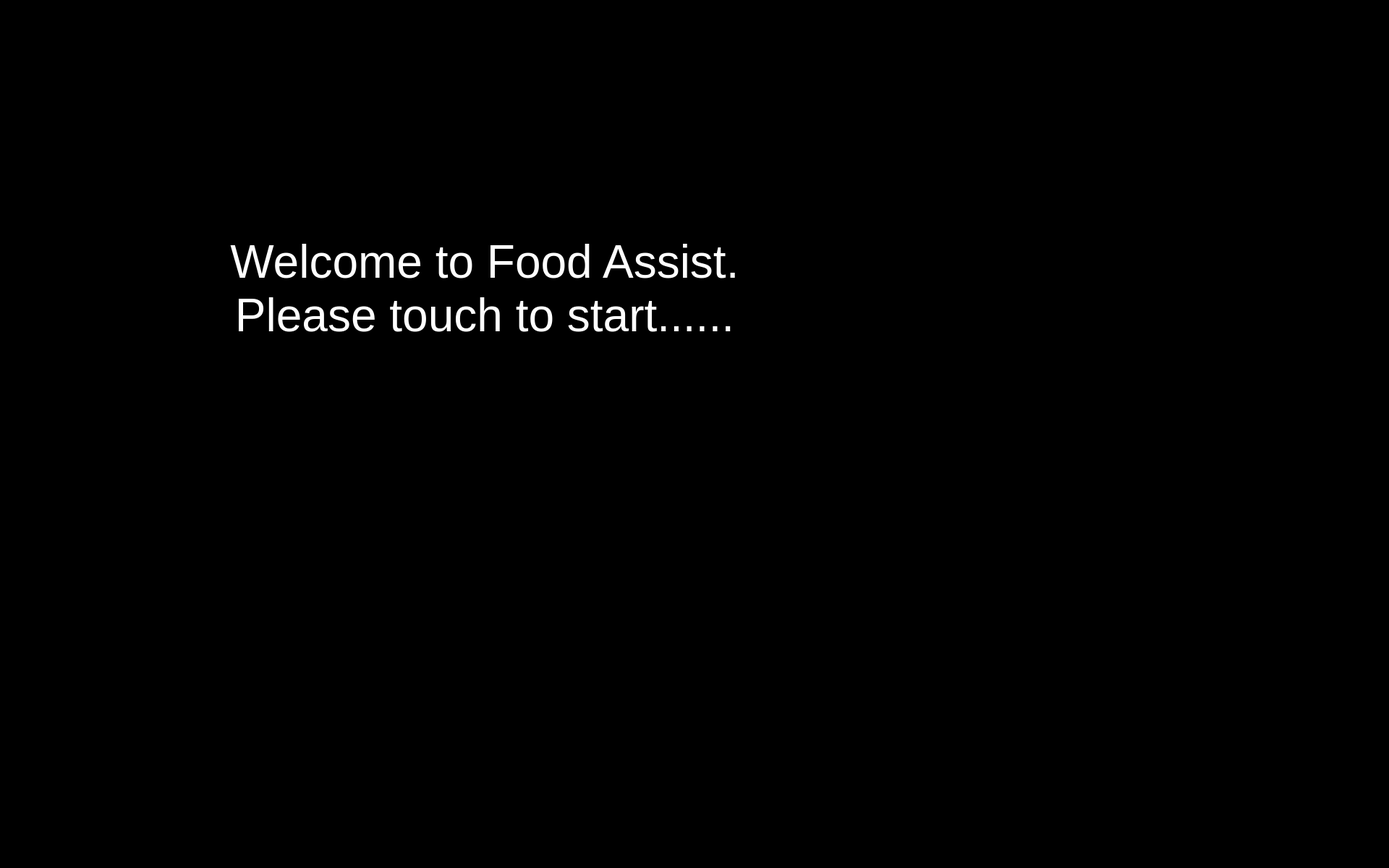
<?xml version="1.0" encoding="UTF-8"?>
<ui version="4.0">
 <class>FoodAssist</class>
 <widget class="QWidget" name="FoodAssist">
  <property name="windowModality">
   <enum>Qt::WindowModal</enum>
  </property>
  <property name="enabled">
   <bool>true</bool>
  </property>
  <property name="geometry">
   <rect>
    <x>0</x>
    <y>0</y>
    <width>1920</width>
    <height>1200</height>
   </rect>
  </property>
  <property name="sizePolicy">
   <sizepolicy hsizetype="Preferred" vsizetype="Preferred">
    <horstretch>0</horstretch>
    <verstretch>0</verstretch>
   </sizepolicy>
  </property>
  <property name="minimumSize">
   <size>
    <width>0</width>
    <height>0</height>
   </size>
  </property>
  <property name="maximumSize">
   <size>
    <width>1920</width>
    <height>1200</height>
   </size>
  </property>
  <property name="windowTitle">
   <string>Food Assist</string>
  </property>
  <property name="windowOpacity">
   <double>1.000000000000000</double>
  </property>
  <property name="styleSheet">
   <string notr="true">background-color: rgb(0, 0, 0);</string>
  </property>
  <widget class="QPushButton" name="start_button">
   <property name="enabled">
    <bool>true</bool>
   </property>
   <property name="geometry">
    <rect>
     <x>1450</x>
     <y>830</y>
     <width>200</width>
     <height>200</height>
    </rect>
   </property>
   <property name="sizePolicy">
    <sizepolicy hsizetype="Preferred" vsizetype="Preferred">
     <horstretch>0</horstretch>
     <verstretch>0</verstretch>
    </sizepolicy>
   </property>
   <property name="minimumSize">
    <size>
     <width>150</width>
     <height>150</height>
    </size>
   </property>
   <property name="maximumSize">
    <size>
     <width>200</width>
     <height>200</height>
    </size>
   </property>
   <property name="cursor">
    <cursorShape>OpenHandCursor</cursorShape>
   </property>
   <property name="focusPolicy">
    <enum>Qt::WheelFocus</enum>
   </property>
   <property name="contextMenuPolicy">
    <enum>Qt::DefaultContextMenu</enum>
   </property>
   <property name="icon">
    <iconset resource="resources/res.qrc">
     <normaloff>:/buttons/Button Start.svg</normaloff>:/buttons/Button Start.svg</iconset>
   </property>
   <property name="iconSize">
    <size>
     <width>200</width>
     <height>200</height>
    </size>
   </property>
   <property name="autoDefault">
    <bool>false</bool>
   </property>
   <property name="default">
    <bool>false</bool>
   </property>
   <property name="flat">
    <bool>true</bool>
   </property>
  </widget>
  <widget class="QWidget" name="verticalLayoutWidget">
   <property name="geometry">
    <rect>
     <x>170</x>
     <y>220</y>
     <width>1021</width>
     <height>361</height>
    </rect>
   </property>
   <layout class="QVBoxLayout" name="verticalLayout">
    <property name="sizeConstraint">
     <enum>QLayout::SetNoConstraint</enum>
    </property>
    <item>
     <widget class="QLabel" name="start_label">
      <property name="enabled">
       <bool>true</bool>
      </property>
      <property name="sizePolicy">
       <sizepolicy hsizetype="Preferred" vsizetype="Preferred">
        <horstretch>0</horstretch>
        <verstretch>0</verstretch>
       </sizepolicy>
      </property>
      <property name="minimumSize">
       <size>
        <width>510</width>
        <height>310</height>
       </size>
      </property>
      <property name="maximumSize">
       <size>
        <width>1000</width>
        <height>1000</height>
       </size>
      </property>
      <property name="font">
       <font>
        <pointsize>48</pointsize>
        <weight>50</weight>
        <italic>false</italic>
        <bold>false</bold>
        <stylestrategy>PreferDefault</stylestrategy>
        <kerning>true</kerning>
       </font>
      </property>
      <property name="frameShape">
       <enum>QFrame::NoFrame</enum>
      </property>
      <property name="frameShadow">
       <enum>QFrame::Raised</enum>
      </property>
      <property name="lineWidth">
       <number>0</number>
      </property>
      <property name="text">
       <string>&lt;html&gt;&lt;head/&gt;&lt;body&gt;&lt;p align=&quot;center&quot;&gt;&lt;span style=&quot; color:#ffffff;&quot;&gt;Welcome to Food Assist.&lt;br/&gt;Please touch to start......&lt;/span&gt;&lt;/p&gt;&lt;/body&gt;&lt;/html&gt;</string>
      </property>
      <property name="textFormat">
       <enum>Qt::AutoText</enum>
      </property>
      <property name="scaledContents">
       <bool>false</bool>
      </property>
     </widget>
    </item>
   </layout>
  </widget>
 </widget>
 <resources>
  <include location="resources/res.qrc"/>
 </resources>
 <connections/>
</ui>
